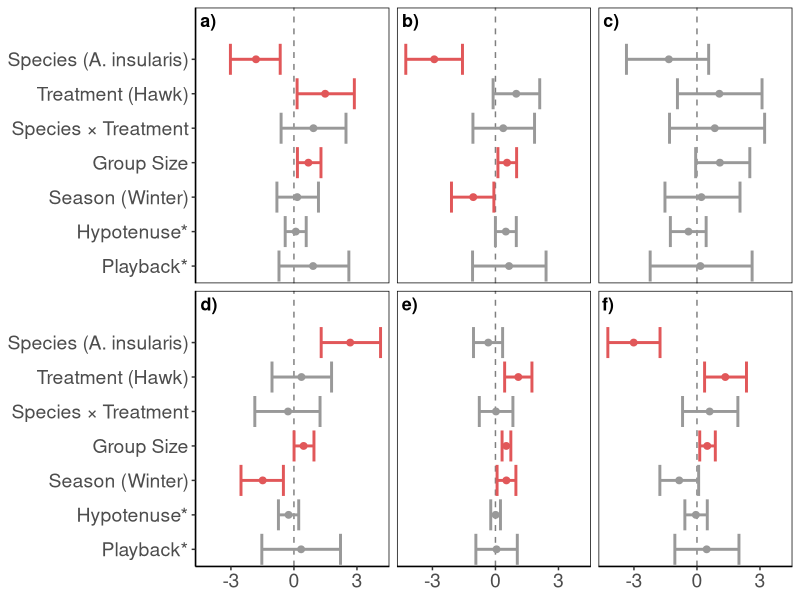
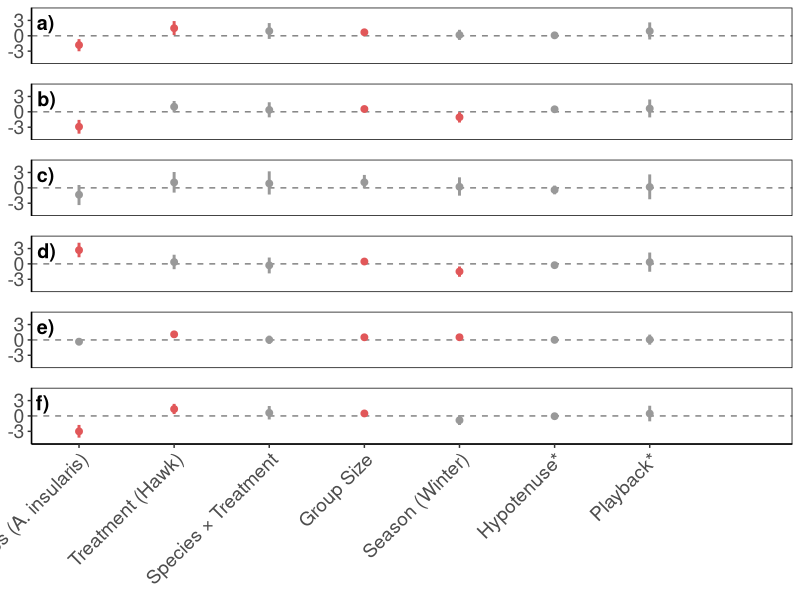
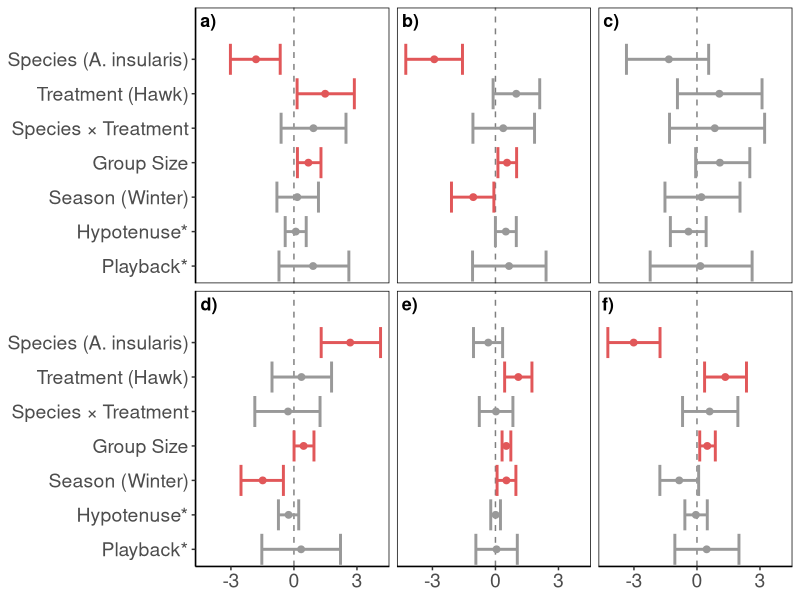
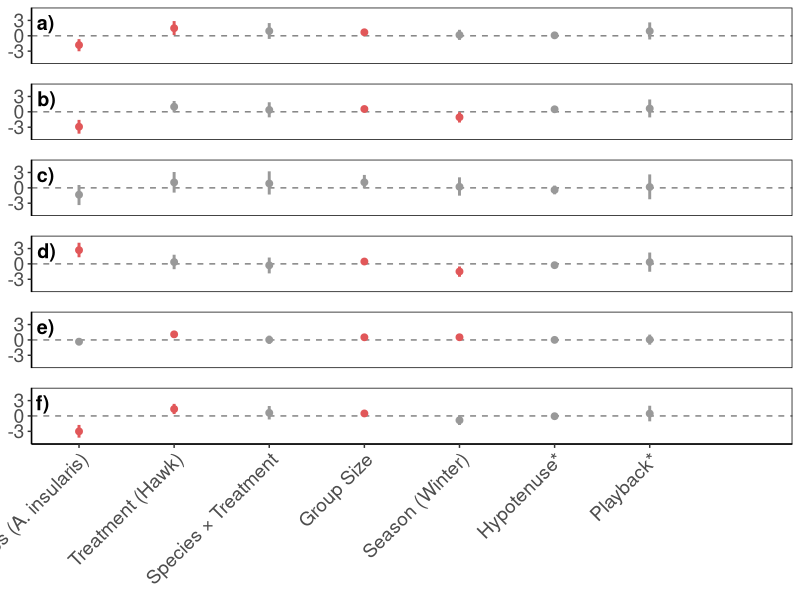

The R script that drew these images, in order:
####----Coefficient plot for all models----

library(tidyverse)
library(ggplot2)

#read in and combine all model coefficients
all_data <- bind_rows(
  read.csv("alarm_prob_coefs.csv"),
  read.csv("mob_prob_coefs.csv"),
  read.csv("interest_prob_coefs.csv"),
  read.csv("flee_prob_coefs.csv"),
  read.csv("number_alarm_coefs.csv"),
  read.csv("number_mob_coefs.csv")
) %>%
  mutate(
    significant = lower > 0 | upper < 0,
    model = factor(model, levels = c(
      "alarm_prob", "mob_prob", "flee_prob",
      "interest_prob", "number_alarm", "number_mob"
    )),
    term = factor(as.character(term),
                  levels = c(
                    "PLAYBACKYES", "HYPOTENUSE", "SEASONWINTER",
                    "GROUP.SIZE", "SPECIESISSJ:TREATMENTHAWK",
                    "TREATMENTHAWK", "SPECIESISSJ"
                  ),
                  labels = c(
                    "Playback*", "Hypotenuse*", "Season (Winter)",
                    "Group Size", "Species × Treatment",
                    "Treatment (Hawk)", "Species (A. insularis)"
                  )
    )
  )

#panel labels
panel_labels <- data.frame(
  model = factor(
    c("alarm_prob", "mob_prob", "flee_prob",
      "interest_prob", "number_alarm", "number_mob"),
    levels = c("alarm_prob", "mob_prob", "flee_prob",
               "interest_prob", "number_alarm", "number_mob")
  ),
  label = c("a)", "b)", "c)", "d)", "e)", "f)")
)

#plot
ggplot(all_data, aes(x = estimate, y = term, color = significant)) +
  geom_vline(xintercept = 0, linetype = "dashed", color = "gray50") +
  geom_point(size = 2) +
  geom_errorbarh(aes(xmin = lower, xmax = upper), width = 0, linewidth = 1) +
  geom_text(
    data = panel_labels,
    aes(label = label, x = -Inf, y = Inf, size = 5),
    hjust = -0.3, vjust = 1.5,
    color = "black", fontface = "bold",
    inherit.aes = FALSE
  ) +
  scale_color_manual(values = c("FALSE" = "gray60", "TRUE" = "#E15759")) +
  scale_x_continuous(
    breaks = c(-3, 0, 3)) +
  facet_wrap(~ model, scales = "fixed") +
  theme_classic() +
  scale_y_discrete(expand = expansion(add = c(0.5, 1.5))) +
  theme(
    legend.position  = "none",
    strip.text       = element_blank(),
    strip.background = element_blank(),
    panel.border     = element_rect(color = "black", fill = NA, linewidth = 0.5),
    axis.text.x      = element_text(size = 14),
    axis.text.y      = element_text(size = 14),
    axis.title       = element_blank()
  )

ggsave("fig3.png", last_plot(), width = 8, height = 5, dpi = 300)

####----Coefficient plot — flipped layout, 6 stacked panels----

library(tidyverse)
library(ggplot2)

#read in and combine all model coefficients
all_data <- bind_rows(
  read.csv("alarm_prob_coefs.csv"),
  read.csv("mob_prob_coefs.csv"),
  read.csv("interest_prob_coefs.csv"),
  read.csv("flee_prob_coefs.csv"),
  read.csv("number_alarm_coefs.csv"),
  read.csv("number_mob_coefs.csv")
) %>%
  mutate(
    significant = lower > 0 | upper < 0,
    model = factor(model, levels = c(
      "alarm_prob", "mob_prob", "flee_prob",
      "interest_prob", "number_alarm", "number_mob"
    )),
    # reversed order so Species (A. insularis) appears at top
    term = factor(as.character(term),
                  levels = c(
                    "SPECIESISSJ", "TREATMENTHAWK", "SPECIESISSJ:TREATMENTHAWK",
                    "GROUP.SIZE", "SEASONWINTER", "HYPOTENUSE", "PLAYBACKYES"
                  ),
                  labels = c(
                    "Species (A. insularis)", "Treatment (Hawk)", "Species × Treatment",
                    "Group Size", "Season (Winter)", "Hypotenuse*", "Playback*"
                  )
    )
  )

#panel labels
panel_labels <- data.frame(
  model = factor(
    c("alarm_prob", "mob_prob", "flee_prob",
      "interest_prob", "number_alarm", "number_mob"),
    levels = c("alarm_prob", "mob_prob", "flee_prob",
               "interest_prob", "number_alarm", "number_mob")
  ),
  label = c("a)", "b)", "c)", "d)", "e)", "f)")
)

ggplot(all_data, aes(x = term, y = estimate, color = significant)) +
  geom_hline(yintercept = 0, linetype = "dashed", color = "gray50") +
  geom_point(size = 2) +
  geom_errorbar(aes(ymin = lower, ymax = upper), width = 0, linewidth = 1) +
  geom_text(
    data = panel_labels,
    aes(label = label, x = -Inf, y = Inf),
    hjust = -0.3, vjust = 1.5,
    color = "black", fontface = "bold", size = 5,
    inherit.aes = FALSE
  ) +
  scale_color_manual(values = c("FALSE" = "gray60", "TRUE" = "#E15759")) +
  scale_y_continuous(breaks = c(-3, 0, 3), limits = c(-5, 5)) +
  scale_x_discrete(expand = expansion(add = c(0.5, 1.5))) +
  facet_wrap(~ model, scales = "fixed", ncol = 1) +
  theme_classic() +
  theme(
    legend.position  = "none",
    strip.text       = element_blank(),
    strip.background = element_blank(),
    panel.border     = element_rect(color = "black", fill = NA, linewidth = 0.5),
    panel.spacing    = unit(0.5, "cm"),
    axis.text.x      = element_text(size = 14, angle = 45, hjust = 1),
    axis.text.y      = element_text(size = 14),
    axis.title       = element_blank()
  )

ggsave("fig3_flipped.png", last_plot(), width = 5, height = 10, dpi = 300)
